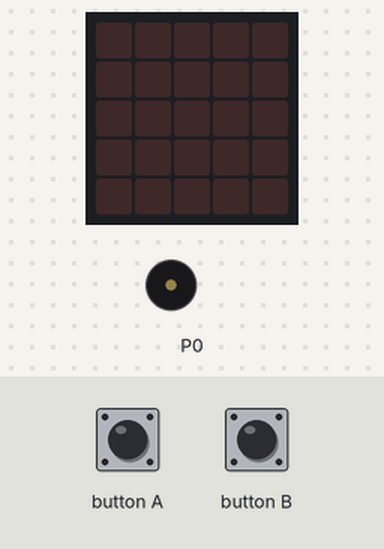
Recording of a program running on a simulated BBC micro:bit (MakeCode). Shown: the board's 5×5 LED display, buzzer (waves = sounding). The test bench sets the inputs (shaded band).

Above: at 1.2 s.
1.3 s: button A pressed for 0.15 s
At 1.65 s:
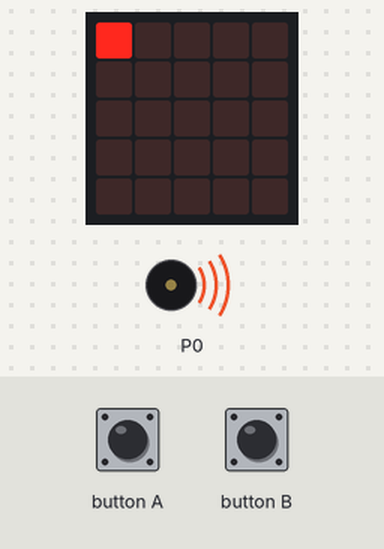
At 3.25 s:
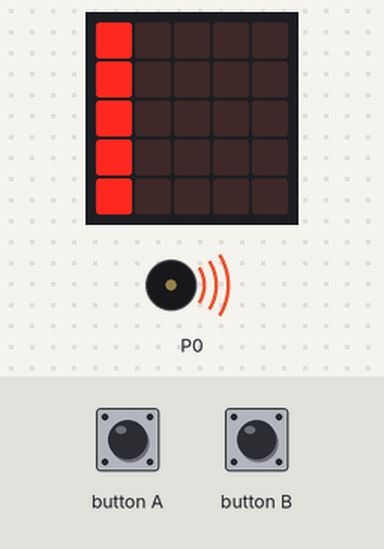
4.3 s: button B pressed for 0.15 s
At 18.45 s:
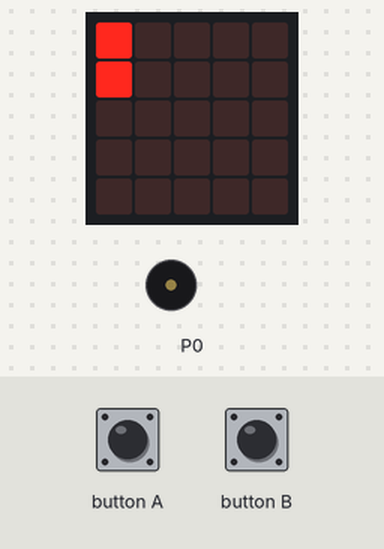
Timing chart, 0 to 19.9 s (numbered marks = the images above; inputs shaded):
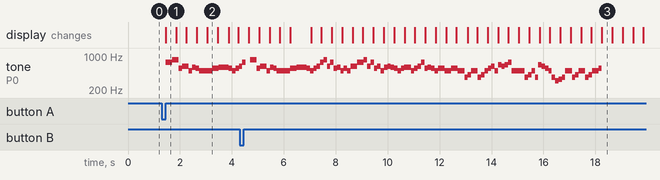

Measured:
- after the input at 1.3 s, tone on P0: plays 740 Hz for 0.26 s, 831 Hz for 0.26 s, 554 Hz for 0.13 s, 622 Hz for 0.26 s, 494 Hz for 0.13 s, 587 Hz for 0.13 s … (14 notes in this stretch), starting after 0.15 s; the display: changes after 0.15 s (image 1)
- after the input at 4.3 s, the display: first changes after 0.35 s (image 3 shows a later state)
- what the display in image 1 shows lasts 0.4 s, from 1.5 s to 1.9 s

The program:

main.ts
```typescript
input.onButtonPressed(Button.A, function () {
    music._playDefaultBackground(music.builtInPlayableMelody(Melodies.Nyan), music.PlaybackMode.LoopingInBackground)
    basic.showLeds(`
        # . . . .
        . . . . .
        . . . . .
        . . . . .
        . . . . .
        `)
    // 拉屎
    basic.showLeds(`
        # . . . .
        # . . . .
        . . . . .
        . . . . .
        . . . . .
        `)
    // fuck ...
    // 拉屎
    basic.showLeds(`
        # . . . .
        # . . . .
        # . . . .
        . . . . .
        . . . . .
        `)
    // FUCK SCHOOL PC
    basic.showLeds(`
        # . . . .
        # . . . .
        # . . . .
        # . . . .
        . . . . .
        `)
    basic.showLeds(`
        # . . . .
        # . . . .
        # . . . .
        # . . . .
        # . . . .
        `)
    basic.showLeds(`
        # # . . .
        # . . . .
        # . . . .
        # . . . .
        # . . . .
        `)
    basic.showLeds(`
        # # . . .
        # # . . .
        # . . . .
        # . . . .
        # . . . .
        `)
    basic.showLeds(`
        # # . . .
        # # . . .
        # # . . .
        # . . . .
        # . . . .
        `)
    basic.showLeds(`
        # # . . .
        # # . . .
        # # . . .
        # # . . .
        # . . . .
        `)
    basic.showLeds(`
        # # . . .
        # # . . .
        # # . . .
        # # . . .
        # # . . .
        `)
    basic.showLeds(`
        # # # . .
        # # . . .
        # # . . .
        # # . . .
        # # . . .
        `)
    basic.showLeds(`
        # # # . .
        # # # . .
        # # . . .
        # # . . .
        # # . . .
        `)
    basic.showLeds(`
        # # # . .
        # # # . .
        # # . . .
        # # . . .
        # # . . .
        `)
    basic.showLeds(`
        # # # . .
        # # # . .
        # # # . .
        # # . . .
        # # . . .
        `)
    basic.showLeds(`
        # # # . .
        # # # . .
        # # # . .
        # # # . .
        # # . . .
        `)
    basic.showLeds(`
        # # # . .
        # # # . .
        # # # . .
        # # # . .
        # # # . .
        `)
    basic.showLeds(`
        # # # # .
        # # # . .
        # # # . .
        # # # . .
        # # # . .
        `)
    basic.showLeds(`
        # # # # .
        # # # # .
        # # # . .
        # # # . .
        # # # . .
        `)
    basic.showLeds(`
        # # # # .
        # # # # .
        # # # # .
        # # # . .
        # # # . .
        `)
    basic.showLeds(`
        # # # # .
        # # # # .
        # # # # .
        # # # # .
        # # # . .
        `)
    basic.showLeds(`
        # # # # .
        # # # # .
        # # # # .
        # # # # .
        # # # # .
        `)
    basic.showLeds(`
        # # # # #
        # # # # .
        # # # # .
        # # # # .
        # # # # .
        `)
    basic.showLeds(`
        # # # # #
        # # # # #
        # # # # .
        # # # # .
        # # # # .
        `)
    basic.showLeds(`
        # # # # #
        # # # # #
        # # # # #
        # # # # .
        # # # # .
        `)
    basic.showLeds(`
        # # # # #
        # # # # #
        # # # # #
        # # # # #
        # # # # .
        `)
    basic.showLeds(`
        # # # # #
        # # # # #
        # # # # #
        # # # # #
        # # # # #
        `)
    basic.showLeds(`
        # # # # #
        # # # # #
        # # . # #
        # # # # #
        # # # # #
        `)
    basic.showLeds(`
        # # # # #
        # . . . #
        # . . . #
        # . . . #
        # # # # #
        `)
    // shit
    basic.showLeds(`
        . . . . .
        . . . . .
        . . . . .
        . . . . .
        . . . . .
        `)
    // shit
    basic.showLeds(`
        . . . . .
        . . . . .
        . . # . .
        . . . . .
        . . . . .
        `)
    // shit
    basic.showLeds(`
        . . . . .
        . # # # .
        . # # # .
        . # # # .
        . . . . .
        `)
    // shit
    basic.showLeds(`
        # # # # #
        # # # # #
        # # # # #
        # # # # #
        # # # # #
        `)
    basic.showLeds(`
        # # # # #
        # # # # #
        # # . # #
        # # # # #
        # # # # #
        `)
    basic.showLeds(`
        # # # # #
        # . . . #
        # . . . #
        # . . . #
        # # # # #
        `)
    basic.showLeds(`
        . . . . .
        . . . . .
        . . . . .
        . . . . .
        . . . . .
        `)
    // shit
    basic.showLeds(`
        . . . . .
        . . . . .
        . . # . .
        . . . . .
        . . . . .
        `)
    // shit
    basic.showLeds(`
        . . . . .
        . # # # .
        . # # # .
        . # # # .
        . . . . .
        `)
    // shit
    basic.showLeds(`
        # # # # #
        # # # # #
        # # # # #
        # # # # #
        # # # # #
        `)
    basic.showLeds(`
        # # # # #
        # # # # #
        # # . # #
        # # # # #
        # # # # #
        `)
    basic.showLeds(`
        # # # # #
        # . . . #
        # . . . #
        # . . . #
        # # # # #
        `)
    basic.showLeds(`
        . . . . .
        . . . . .
        . . . . .
        . . . . .
        . . . . .
        `)
    music.stopAllSounds()
})
// fuck
input.onButtonPressed(Button.B, function () {
    music._playDefaultBackground(music.builtInPlayableMelody(Melodies.Nyan), music.PlaybackMode.LoopingInBackground)
    // sb
    basic.showLeds(`
        # . . . .
        . . . . .
        . . . . .
        . . . . .
        . . . . .
        `)
    // fuck microbit
    basic.showLeds(`
        # . . . .
        # . . . .
        . . . . .
        . . . . .
        . . . . .
        `)
    // fuck ...
    basic.showLeds(`
        # . . . .
        # . . . .
        # . . . .
        . . . . .
        . . . . .
        `)
    basic.showLeds(`
        # . . . .
        # . . . .
        # . . . .
        # . . . .
        . . . . .
        `)
    basic.showLeds(`
        # # . . .
        # # . . .
        # # . . .
        # . . . .
        # . . . .
        `)
    basic.showLeds(`
        # # . . .
        # # . . .
        # # . . .
        # # . . .
        # . . . .
        `)
    basic.showLeds(`
        # # . . .
        # # . . .
        # # . . .
        # # . . .
        # # . . .
        `)
    basic.showLeds(`
        # # # . .
        # # . . .
        # # . . .
        # # . . .
        # # . . .
        `)
    basic.showLeds(`
        # # # . .
        # # # . .
        # # . . .
        # # . . .
        # # . . .
        `)
    basic.showLeds(`
        # # # . .
        # # # . .
        # # . . .
        # # . . .
        # # . . .
        `)
    basic.showLeds(`
        # # # . .
        # # # . .
        # # # . .
        # # . . .
        # # . . .
        `)
    basic.showLeds(`
        # # # . .
        # # # . .
        # # # . .
        # # # . .
        # # . . .
        `)
    basic.showLeds(`
        # # # . .
        # # # . .
        # # # . .
        # # # . .
        # # # . .
        `)
    basic.showLeds(`
        # # # # .
        # # # . .
        # # # . .
        # # # . .
        # # # . .
        `)
    basic.showLeds(`
        # # # # .
        # # # # .
        # # # . .
        # # # . .
        # # # . .
        `)
    basic.showLeds(`
        # # # # .
        # # # # .
        # # # # .
        # # # . .
        # # # . .
        `)
    basic.showLeds(`
        # # # # .
        # # # # .
        # # # # .
        # # # # .
        # # # . .
        `)
    basic.showLeds(`
        # # # # .
        # # # # .
        # # # # .
        # # # # .
        # # # # .
        `)
    basic.showLeds(`
        # # # # #
        # # # # .
        # # # # .
        # # # # .
        # # # # .
        `)
    basic.showLeds(`
        # # # # #
        # # # # #
        # # # # .
        # # # # .
        # # # # .
        `)
    basic.showLeds(`
        # # # # #
        # # # # #
        # # # # #
        # # # # .
        # # # # .
        `)
    basic.showLeds(`
        # # # # #
        # # # # #
        # # # # #
        # # # # #
        # # # # .
        `)
    basic.showLeds(`
        # # # # #
        # # # # #
        # # # # #
        # # # # #
        # # # # #
        `)
    basic.showLeds(`
        # # # # #
        # # # # #
        # # . # #
        # # # # #
        # # # # #
        `)
    basic.showLeds(`
        # # # # #
        # . . . #
        # . . . #
        # . . . #
        # # # # #
        `)
    // shit
    basic.showLeds(`
        . . . . .
        . . . . .
        . . . . .
        . . . . .
        . . . . .
        `)
    music.stopAllSounds()
    basic.showLeds(`
        # . . . .
        # . . . .
        # . . . .
        # . . . .
        # . . . .
        `)
    basic.showLeds(`
        # # . . .
        # . . . .
        # . . . .
        # . . . .
        # . . . .
        `)
    basic.showLeds(`
        # # . . .
        # # . . .
        # . . . .
        # . . . .
        # . . . .
        `)
})
```

test.ts
```typescript
// 在這裡測試；當此封包作為擴充功能時，將不會編譯此內容。
```
